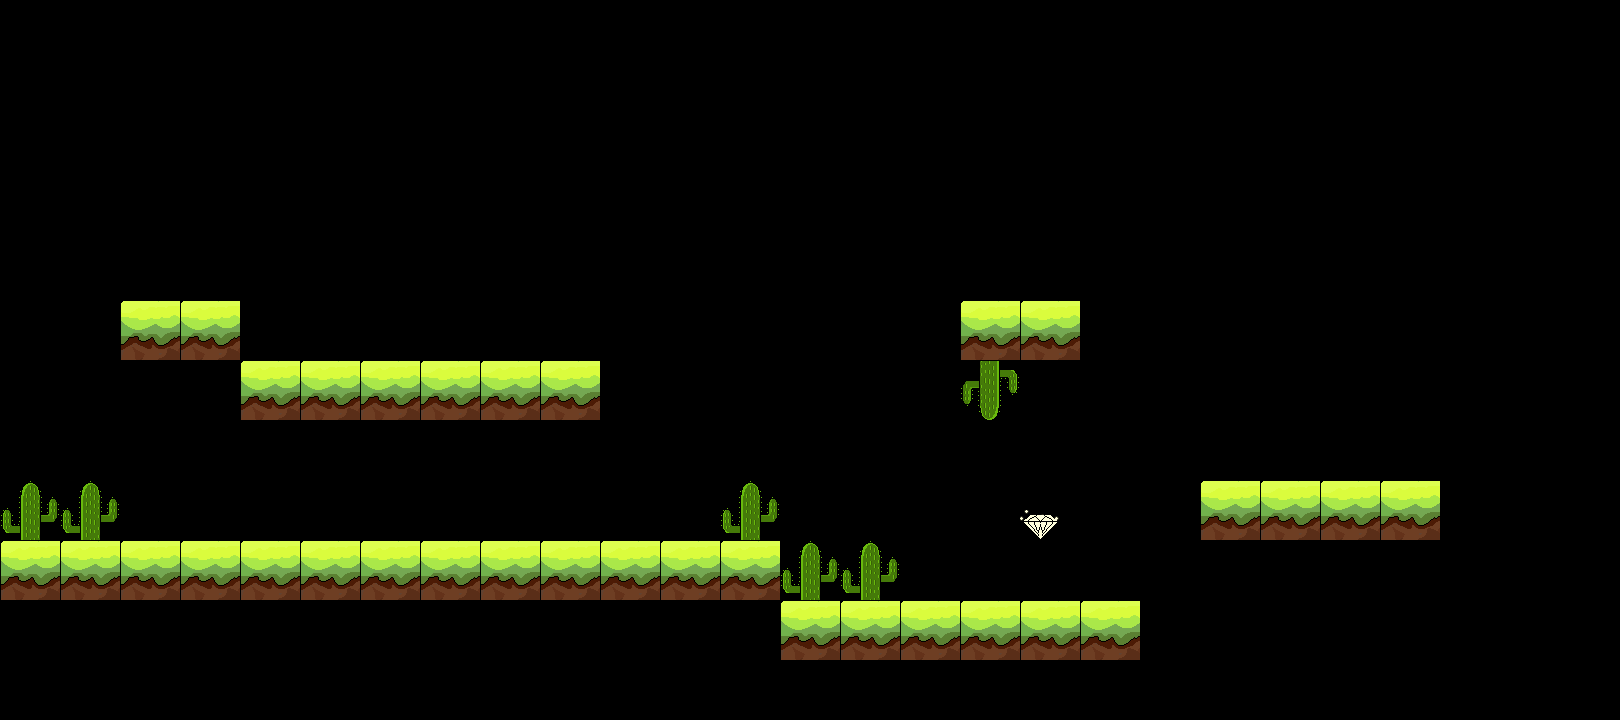

A 2D game scene composited from a Tiled map and its tileset images. What follows is a short description and the map's XML, with each tile layer's data collapsed to a summary:
An orthogonal 27x12 tile map with 60x60 px tiles, 5 tile layers (road1, diamond, road2, stuck1, ...), 9 tilesets.

<map version="1.0" orientation="orthogonal" width="27" height="12" tilewidth="60" tileheight="60">
 <tileset firstgid="1" name="1" tilewidth="60" tileheight="60">
  <image source="../mszy/road1.png" width="89" height="81" />
 </tileset>
 <tileset firstgid="2" name="stuck1" tilewidth="60" tileheight="120">
  <image source="../mszy/stuck1.png" width="89" height="143" />
 </tileset>
 <tileset firstgid="3" name="icon_diamond" tilewidth="39" tileheight="30">
  <image source="../mszy/icon_diamond.png" width="39" height="30" />
 </tileset>
 <tileset firstgid="4" name="下" tilewidth="60" tileheight="60">
  <image source="../mszy/road1.png" width="89" height="81" />
 </tileset>
 <tileset firstgid="5" name="障碍下" tilewidth="60" tileheight="120">
  <image source="../mszy/stuck2.png" width="89" height="143" />
 </tileset>
 <tileset firstgid="6" name="障碍右" tilewidth="120" tileheight="60">
  <image source="../mszy/stuck4.png" width="143" height="89" />
 </tileset>
 <tileset firstgid="7" name="障碍左" tilewidth="120" tileheight="60">
  <image source="../mszy/stuck3.png" width="143" height="89" />
 </tileset>
 <tileset firstgid="8" name="icon_zhangaiwu" tilewidth="60" tileheight="60">
  <image source="../mszy/icon_zhangaiwu.png" width="60" height="63" />
 </tileset>
 <tileset firstgid="9" name="icon_zhangaiwu - 2" tilewidth="60" tileheight="60">
  <image source="../mszy/icon_zhangaiwu - 2.png" width="60" height="63" />
 </tileset>
 <layer name="road1" width="27" height="12">
  <data>[324 cells, 23 non-empty, 1 distinct tile ids]</data>
 </layer>
 <layer name="diamond" width="27" height="12">
  <data>[324 cells, 1 non-empty, 1 distinct tile ids]</data>
 </layer>
 <layer name="road2" width="27" height="12">
  <data>[324 cells, 10 non-empty, 1 distinct tile ids]</data>
 </layer>
 <layer name="stuck1" width="27" height="12">
  <data>[324 cells, 5 non-empty, 1 distinct tile ids]</data>
 </layer>
 <layer name="stuck2" width="27" height="12">
  <data>[324 cells, 1 non-empty, 1 distinct tile ids]</data>
 </layer>
</map>
